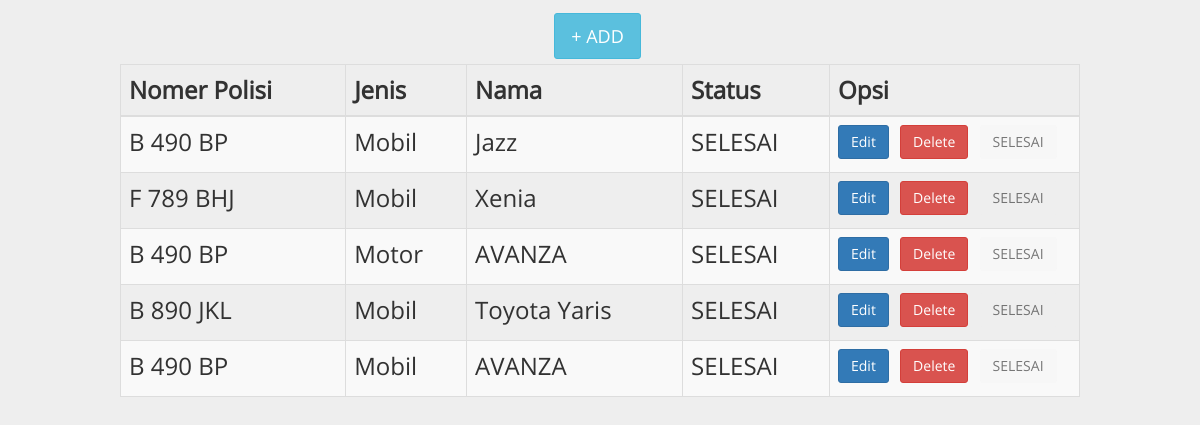
The app's page /admin.php with its own data.
### tables this page shows
CREATE TABLE `cuci` (
  `id` int(11) NOT NULL,
  `nopol` varchar(20) NOT NULL,
  `jenken` varchar(10) NOT NULL,
  `nama` varchar(30) NOT NULL,
  `tanggal` date NOT NULL,
  `status` varchar(20) NOT NULL
);

### admin.php (the view, shortened to what this page needs)
<!DOCTYPE html>
<html>
<head>
	<link rel="stylesheet" href="https://maxcdn.bootstrapcdn.com/font-awesome/4.4.0/css/font-awesome.min.css">
        <link href="aset/css/bootstrap.min.css" rel="stylesheet" />
<link href="aset/css/font-awesome.min.css" rel="stylesheet" />
    <link href="aset/tab/dataTables.bootstrap.min.css" rel="stylesheet">
    <link href="aset/tab/buttons.bootstrap.min.css" rel="stylesheet">
    <link href="aset/tab/fixedHeader.bootstrap.min.css" rel="stylesheet">
    <link href="aset/tab/responsive.bootstrap.min.css" rel="stylesheet">
    <link href="aset/tab/scroller.bootstrap.min.css" rel="stylesheet">
  <link href="aset/tab/custom.min.css" rel="stylesheet">
    <link rel="stylesheet" href="aset/css/style.css" />
    <link rel="stylesheet" href="aset/css/styles.css" />
    <link rel="stylesheet" href="aset/css/hover.css" />
    <link rel="stylesheet" href="aset/css/button.css" />
    <link rel="stylesheet" href="aset/css/font-awesome.css" />
</head>
<body>
<center>
<br>
<div class="container">
  <button type="button" class="btn btn-info btn-lg" data-toggle="modal" data-target="#myModal">+ ADD</button>
</div>
  <table id="datatable-responsive" class="table table-striped table-bordered dt-responsive nowrap" cellspacing="0" style="width: 80%; font-size: 24px;">
    <thead>
    <th>Nomer Polisi</th>
    <th>Jenis</th>
    <th>Nama</th>
    <th>Status</th>
    <th>
      Opsi
    </th>
    </thead>
    <tbody>
  <?php
  include('connect.php');
  $tab = mysqli_query($conn, "SELECT * FROM cuci  ORDER BY id DESC limit 6");
  while ($tb = mysqli_fetch_array($tab))
  {
    echo "
        <tr>
      <td>$tb[1]</td>
      <td>$tb[2]</td>
      <td>$tb[3]</td>
      <td>$tb[5]</td>
      <td style='width:250px;'>
      <button type='button' class='btn btn-primary' data-toggle='modal' data-target='#myModal$tb[0]'>Edit</button>
      <div class='modal fade' id='myModal$tb[0]' role='dialog'>
    <div class='modal-dialog'>
      <div class='modal-content'>
        <div class='modal-header'>
          <button type='button' class='close' data-dismiss='modal'>&times;</button>
          <h4 class='modal-title'>Edit Data</h4>
        </div>
        <div class='modal-body'>
 <form action='' method='post'>
  <div class='form-group'>
    <label for='nopol'>Nomer Polisi : </label>
    <input type='text' value='$tb[1]' name='nopol' class='form-control' id='nopol'>
  </div>
   <div class='form-group'>
  <label for='Jenis'>Jenis Kendaraan:</label>
  <select class='form-control' name='jenis' id='sel1'> ";
  echo "
  </select>
</div>
<div class='form-group'>
    <label for='nama'>Nama Kendaraan : </label>
    <input type='text' class='form-control' value='$tb[3]' name='nama' id='nopol'>
  </div>
  <div class='form-group'>
  <label for='sel1'>Status:</label>
  <select class='form-control' id='sel1' name='status'>";
  echo "
  </select>
</div>
  </div>
        <div class='modal-footer'>
          <button type='submit' name='update' class='btn btn-primary' value='$tb[0]'>Kirim</button>
        </div>
      </div>
      </form>
    </div>
  </div>
      <a href='delete.php?del=$tb[0]'><input type='button' class='btn btn-danger' value='Delete' name=''/></a>
    ";
    if ($tb['status'] == 'SELESAI')
    {
      echo "<a href='sai.php?sai=$tb[0]'><input type='button' class='btn btn-basic' value='SELESAI' name='' disabled></a>
      </td>
      </tr>";
    }
    else
    {
      echo "<a href='sai.php?sai=$tb[0]'><input type='button' class='btn btn-success' value='SELESAI' name=''/></a>
      </td>
      </tr>";
    }
  }
   ?>
  </tbody>
                     </table>
</center>
</body>
</html>

### aset/css/style.css (style rules this page uses)
@media only screen and (max-width: 1366px) { body { background-color:#eee; font-family:'Open Sans', Halvetica; color:#323232; font-size:85%; } }
@media only screen and (max-width: 1366px) { a { text-decoration:none; color:#323232; } }

### aset/css/styles.css (style rules this page uses)
*, *:after, *:before { box-sizing: border-box; }

### records on screen
cuci: nopol "B 490 BP", jenken "Mobil", nama "Jazz", status "SELESAI"
cuci: nopol "F 789 BHJ", jenken "Mobil", nama "Xenia", status "SELESAI"
cuci: nopol "B 490 BP", jenken "Motor", nama "AVANZA", status "SELESAI"
cuci: nopol "B 890 JKL", jenken "Mobil", nama "Toyota Yaris", status "SELESAI"
cuci: nopol "B 490 BP", jenken "Mobil", nama "AVANZA", status "SELESAI"
